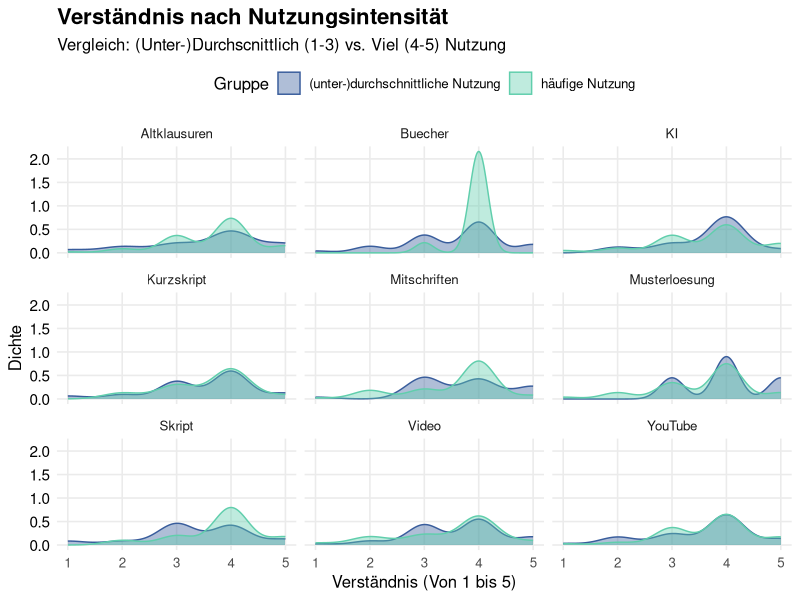

Reproduce this figure in R. (Note: this script raises an error after producing the figure.)
# ==============================================================================
# Aufgabe 4: Analyse des LimeSurvey-Datensatzes
# ==============================================================================

# 1. Bibliotheken laden
library(tidyverse)

# 2. Daten einlesen
# source("funktionen.R") # Lädt automatisch auch die Helfer

survey.data <- read.csv("results-survey_cleaned.csv")


# ==============================================================================
# PLOT 4
# ==============================================================================

plot.4.data <- survey.data %>%
  
  #Wir wählen die Zeilen aus die wir brauchen das Verständnis und Nutzung 
  #von KI und Youtube im Vergleich mit Skript und Büchern
  select(starts_with("Nutzung_"),
         Qualitaet_Verstehen_Num) %>%
  
  #Wir drehen die Daten wieder für den ggplot
  pivot_longer(cols = starts_with("Nutzung"),
               names_to = "Tool",
               values_to = "Haeufigkeit") %>%
  
  #Wir machen unseren Datensatz wieder für den Plot "sauber"
  mutate(Tool = str_remove_all(Tool, "Nutzung_|_Num")) %>%
  
  #Wir filtern alle störenden NAs raus 
  filter(!is.na(Haeufigkeit), !is.na(Qualitaet_Verstehen_Num)) %>%
  
  #Jetzt unterscheiden wir die Studenten in 2 Gruppen
  mutate(Gruppe = case_when(
    Haeufigkeit >= 4 ~ "häufige Nutzung",          # 4 und 5
    TRUE ~ "(unter-)durchschnittliche Nutzung"     # kleiner gleich 3
  ))
  
  #Wir filtern Tool nur nach den Tools die wir tatsächlich haben wollen in unserem Density Plot
  # filter(Tool %in% c("Skript", "KI", "YouTube", "Buecher"))

#Jetzt erstellen wir unseren density Plot 
plot4 <- ggplot(plot.4.data, aes(x = Qualitaet_Verstehen_Num, fill = Gruppe, color = Gruppe)) +
  
  #Wir erstellen unseren density Plot mit alpha = 0.4 damit die Hügel transparent sind 
  geom_density(alpha = 0.4) +
  
  #Dieser Befehl sorgt dafür das wir sozusagen Mini Plots für jedes der Materialien erstellen 
  facet_wrap(~Tool) +
  
  #Hier nehmen wir unsere Standard Farbpalette 
  scale_fill_viridis_d(option = "mako", begin = 0.4, end = 0.8) +
  scale_color_viridis_d(option = "mako", begin = 0.4, end = 0.8) +
  
  #Wir erstellen Überschrift und Achsenbeschriftungen für die Verständnis
  labs(
    title = "Verständnis nach Nutzungsintensität",
    subtitle = "Vergleich: (Unter-)Durchscnittlich (1-3) vs. Viel (4-5) Nutzung",
    x = "Verständnis (Von 1 bis 5)",
    y = "Dichte",
    fill = "Gruppe",
    color = "Gruppe"
  ) +
  
  #Wir editieren unser Theme minimal etwas damit es unseren Anforderungen entspricht
  theme_minimal(base_size = 12) +
  theme(
    legend.position = "top", #Sorgt dafür das die Legende oben ist 
    panel.grid.minor = element_blank(),
    plot.title = element_text(face = "bold", size = 16), #Überschrift Makieren und Richtige Größe einstellen 
    axis.text.y = element_text(color = "black", size = 11) #Achsenbeschriftung einfärben und Größe Richtig bestimmen
  )


#Wir speichern wieder unsere Grafik 
ggsave("Plot4.Verständnisdichte.pdf",
       plot = plot4,
       device = "pdf",
       width = 7,
       height = 4.5)


# ==============================================================================
# PLOT 4.5
# ==============================================================================

plot.4.5.data <- survey.data %>%
  #Wir wählen wieder unsere gebrauchten Eigenschaften aus, 
  #wir nehmen nicht alle Effekte weil unsere Plots sonst zu unübersichtlich werden
  select(starts_with("Nutzung_"),
         starts_with("Effekt_"),
         Qualitaet_Verstehen_Num) %>%
  
  
  select(-Effekt_Zeitaufwand_Rev) %>%
  
  #Wir entfernen alle NAs 
  # drop_na() %>%
  
  #Wir berechnen die Korrelation zwischen all diesen Werten
  cor(use = "pairwise.complete.obs") %>%
  
  #Hier wieder unser trick aus Plot 4 um die Daten ins richtige Format zu rücken
  as.table() %>%
  as.data.frame() %>%
  
  #Jetzt filtern wir die Korrelationen die wir tatsächlich haben wollen
  filter(str_detect(Var1, "Nutzung"), !str_detect(Var2, "Nutzung")) %>%
  
  #Wir machen unsere Namen für die Plots wieder schön 
  mutate(
    Tool = str_remove_all(Var1, "Nutzung_|_Num"),
    
    #Wir entfernen auch noch andere Überbleibsel 
    Effekt = str_remove_all(Var2, "Effekt_|Qualitaet_|Nutzung_|_Num|_Rev")
  )

plot4.5 <- ggplot(plot.4.5.data, aes (x = Freq, y = reorder(Tool, Freq), fill = Tool)) +
  #Hiermit erstellen wir unsere Balken
  geom_col() +
  
  #Das hier sorgt dafür das wir wieder viele
  facet_wrap(~Effekt, scales = "free_x") +
  scale_fill_viridis_d(option = "mako", begin = 0.4, end = 0.8) +
  geom_vline(xintercept = 0, linetype = "dashed", color = "grey70") +
  labs(
    x = "Stärke des Zusammenhangs (GGrößer ist besser)",
    y = NULL
  ) +
  theme_minimal(base_size = 12) +
  theme(
    legend.position = "none",
    panel.grid.minor = element_blank(),
    strip.text = element_text(face = "bold", size = 11)
  )

#Wir speichern wieder unser Bild
ggsave("Plot4.5.Korrelation.pdf",
       plot = plot4.5,
       device = "pdf",
       width = 10,
       height = 4.5)


# ==============================================================================
# PLOT 6
# ==============================================================================


# 1. Datenvorbereitung: WIR NEHMEN ALLES
plot.6.data <- survey.data %>%
  # Wähle automatisch JEDE Spalte, die Zahlen enthält
  select(where(is.numeric)) %>%
  select(-Fachsemester) # VERÄNDERUNG
  
  # Optional: Falls du eine ID-Spalte oder einen Index ("X") hast, weg damit:
  # select(-contains("ID"), -any_of("X")) %>% 
  
  # drop_na()

# WICHTIG: Wir speichern die Original-Reihenfolge der Spalten
# (Damit R sie gleich nicht alphabetisch sortiert)
original_order <- names(plot.6.data)

# 2. Korrelation berechnen
plot.6.cor <- plot.6.data %>%
  cor(use = "pairwise.complete.obs") %>%
  as.table() %>%
  as.data.frame()

# 3. Die Reihenfolge erzwingen
# Wir sagen dem Plot: "Benutze genau die Liste 'original_order' zum Sortieren"
plot.6.cor <- plot.6.cor %>%
  mutate(
    Var1 = factor(Var1, levels = original_order),
    # Für die y-Achse drehen wir die Reihenfolge oft um (rev), 
    # damit die Diagonale wie gewohnt von links oben nach rechts unten läuft
    # oder wir lassen es gleich, je nach Geschmack. Hier: Gleich wie CSV.
    Var2 = factor(Var2, levels = rev(original_order)) 
  )

# 4. Der große Heatmap-Plot
ggplot(plot.6.cor, aes(x = Var1, y = Var2, fill = Freq)) +
  geom_tile(color = "white", lwd = 0.2) + # Feine weiße Linien
  
  # Farben: Volles Spektrum von -1 (Rot/Blau) bis +1 (Hell/Gelb)
  scale_fill_viridis_c(option = "mako", direction = 1, limits = c(-1, 1)) +
  
  # <--- HIER: Zahlen hinzufügen
  geom_text(aes(label = round(Freq, 2)), color = "white", size = 2.5) +
  
  # Achsenbeschriftung säubern (wir entfernen _Num etc. für Lesbarkeit)
  scale_x_discrete(labels = function(x) str_remove_all(x, "Nutzung_|Qualitaet_|Effekt_|_Num|_Score|_Rev")) +
  scale_y_discrete(labels = function(x) str_remove_all(x, "Nutzung_|Qualitaet_|Effekt_|_Num|_Score|_Rev")) +
  
  labs(
    title = "Gesamt-Matrix: Alle Korrelationen",
    subtitle = "Übersicht aller gemessenen Variablen im Kurs",
    x = NULL,
    y = NULL,
    fill = "Korrelation"
  ) +
  theme_minimal(base_size = 10) +
  theme(
    # Text auf x-Achse senkrecht stellen, sonst überlappt alles bei vielen Variablen
    axis.text.x = element_text(angle = 90, vjust = 0.5, hjust = 1, size = 8),
    axis.text.y = element_text(size = 8),
    panel.grid = element_blank(),
    legend.position = "right"
  ) +
  coord_fixed() # Quadratische Kacheln





plot(table(survey.data$Qualitaet_Verstehen_Num[survey.data$Nutzung_YouTube_Num >= 2]))

survey.data[ ,c(12:18)][survey.data$Abschluss == "Master"]
# Schema: data[ ZEILEN , SPALTEN ]
(survey.data[survey.data$Abschluss == "Master", c(12:18)])




library(tidyverse)

# 1. Wir definieren die Spalten, die uns interessieren
usage_cols <- survey.data %>%
  select(starts_with("Nutzung_") & ends_with("_Num")) %>%
  names()

# 2. Wir berechnen für jedes Material die beiden Korrelationen
# map_dfr iteriert über die Liste und baut direkt einen Dataframe zusammen
efficiency_table <- usage_cols %>%
  map_dfr(function(col_name) {
    
    # Korrelation: Nutzung vs. Zeitaufwand
    r_time <- cor(survey.data[[col_name]], 
                  survey.data$Effekt_Zeitaufwand_Num, 
                  use = "complete.obs") # Wichtig: NAs ignorieren
    
    # Korrelation: Nutzung vs. Verständnis
    r_verst <- cor(survey.data[[col_name]], 
                   survey.data$Qualitaet_Verstehen_Num, 
                   use = "complete.obs")
    
    # Ergebniszeile zurückgeben
    tibble(
      Material = str_remove_all(col_name, "Nutzung_|_Num"), # Namen säubern
      Cor_Zeit = r_time,
      Cor_Verstaendnis = r_verst,
      # Hier berechnen wir direkt deinen "Effizienz-Abstand"
      Effizienz_Delta = r_verst - r_time 
    )
  }) %>%
  # Optional: Nach Effizienz sortieren
  arrange(desc(Effizienz_Delta))

# 3. Ergebnis anzeigen
print(efficiency_table)





# Test (i): Wie hoch ist die Zufriedenheit im Schnitt?
print(calculate_metric_stats(daten, "Zufriedenheit_Score"))

# Test (iv): Sind Informatiker zufriedener als Statistiker?
print(calculate_metric_by_group(daten, "Zufriedenheit_Score", "Fakultaet"), n=21)

# Test (v): Grafik erstellen
# Zusammenhang: Digital Score nach Fakultaet
grafik <- plot_categorical_multivar(daten, "Fakultaet", "Abschluss")
print(grafik)

# Zusammenhang: Zufriedenheit nach Fakultaet
grafik <- plot_categorical_multivar(daten, "Fakultaet", "Zufriedenheit_Score", "Abschluss")
print(grafik)


# Zusammenfassung seltener Studiengänge zu Soonstiges-Kategorie
simplified <- data %>%
  mutate(
    # Fasse alles mit weniger als 5 Nennungen zu "Sonstiges" zusammen
    Fakultaet_Gruppiert = fct_lump_min(Fakultaet, min = 5, other_level = "Sonstiges")
  )

# Kontrolle: Wie sieht die Verteilung jetzt aus?
counts = table(simplified$Fakultaet_Gruppiert)

pie(counts, main = "Verteilung der Fakultäten")

pie(table(data$Abschluss), main = "Verteilung Bachelor/Master")

barplot(table(data$Fachsemester))

simplified <- data %>%
  mutate(
    # Fasse alles mit weniger als 5 Nennungen zu "Sonstiges" zusammen
    Fakultaet_Gruppiert = fct_lump_min(Fakultaet, min = 5, other_level = "Sonstiges")
  )

barplot(table(data$Fachsemester))

#####
# Bibliotheken laden
if(!require(tidyverse)) install.packages("tidyverse")
if(!require(corrplot)) install.packages("corrplot")
if(!require(fastDummies)) install.packages("fastDummies")
library(tidyverse)
library(corrplot)
library(fastDummies)

# 1. Daten laden
df <- read.csv("results-survey_cleaned.csv")

# 2. Daten vorbereiten
# Wir wandeln alles in Zahlen um. 
# WICHTIG: Wir entfernen Spalten, die nur einen einzigen Wert haben (Varianz = 0),
# da diese zu Fehlern in der Korrelation führen.
df_numeric <- df %>%
  dummy_cols(select_columns = c("Fakultaet", "Abschluss"), 
             remove_first_dummy = FALSE, 
             remove_selected_columns = TRUE) %>%
  select_if(is.numeric) %>%
  select(where(~ var(., na.rm = TRUE) > 0)) # Entfernt Spalten ohne Variation (Konstante)

# 3. Korrelationsmatrix berechnen
cor_matrix <- cor(df_numeric, use = "pairwise.complete.obs")

# 4. FEHLERBEHEBUNG: NAs durch 0 ersetzen
# Das ist der entscheidende Schritt, der Ihren Fehler verhindert.
# Wenn eine Korrelation nicht berechnet werden konnte, setzen wir sie auf 0 (kein Zusammenhang).
cor_matrix[is.na(cor_matrix)] <- 0

# 5. Filtern: Nur relevante Variablen behalten
threshold <- 0.4
# Diagonale temporär auf 0 setzen, damit sie nicht als "starke Korrelation" zählt
diag_backup <- diag(cor_matrix)
diag(cor_matrix) <- 0

# Finde Zeilen, die mindestens eine Korrelation > 0.4 haben
# na.rm = TRUE sorgt dafür, dass evtl. verbliebene Fehler ignoriert werden
relevant_indices <- apply(abs(cor_matrix), 1, max, na.rm = TRUE) > threshold

# Matrix reduzieren
cor_matrix_filtered <- cor_matrix[relevant_indices, relevant_indices]

# Diagonale wiederherstellen (auf 1 setzen)
diag(cor_matrix_filtered) <- 1

# 6. Plotten
# Falls nach dem Filtern nichts übrig bleibt, geben wir eine Warnung aus
if(nrow(cor_matrix_filtered) > 1) {
  corrplot(cor_matrix_filtered, 
           method = "color", 
           type = "upper", 
           order = "hclust", 
           addCoef.col = "black", 
           tl.col = "black", 
           tl.cex = 0.6, 
           number.cex = 0.5, 
           title = "Relevante Korrelationen (> 0.4)", 
           mar = c(0,0,2,0))
} else {
  print("Keine starken Korrelationen über dem Schwellenwert gefunden.")
}
